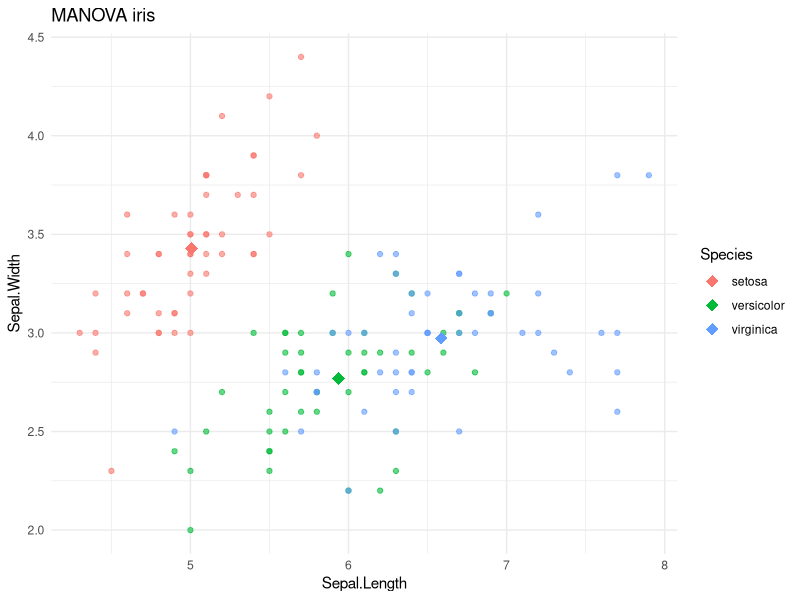

The R source for this figure:
# MANOVA - Análisis Multivariado de la Varianza

# Librerías
library(ggplot2)

# Cargar datos
data(iris)

# Preprocesamiento: ninguna transformación necesaria

# Análisis
manova_res <- manova(cbind(Sepal.Length, Sepal.Width, Petal.Length, Petal.Width) ~ Species, data = iris)
summary(manova_res)

# Visualización
# Graficamos los centroids de cada especie en las dos primeras variables
centroids <- aggregate(cbind(Sepal.Length, Sepal.Width) ~ Species, data = iris, mean)

ggplot(iris, aes(Sepal.Length, Sepal.Width, color = Species)) +
  geom_point(alpha = 0.6) +
  geom_point(data = centroids, aes(Sepal.Length, Sepal.Width, color = Species), size = 4, shape = 18) +
  theme_minimal() +
  labs(title = "MANOVA iris")

# Interpretación
# El test MANOVA evalúa diferencias multivariadas entre especies. Un p-valor
# significativo indica que al menos una especie difiere en el conjunto de
# variables consideradas.
